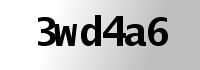
#> input picture captcha.jpg, 200 x 70 px
$ python captchaSolver.py   (Python 2 division)
#> lines starting #> are read from the running program, lines starting #| are printed output that depends on the picture
from PIL import Image
from pytesseract import image_to_string

def getLetters(image):
#> called with image = 'captcha.jpg'
    img = Image.open(image)
#> img is the input picture: PIL image 200x70 RGB; min 0, max 255, mean 194.3
    width = img.width
#> width = 200
    height = img.height
#> height = 70
    for w in range(width): # Turn RED and WHite
        for h in range(height):
            pixel = img.getpixel((w, h))
            if pixel[0] < 50 and pixel[1] < 50 and pixel[2] < 50:
                img.putpixel((w,h), (255,0,0))
            else:
                img.putpixel((w,h), (255,255,255))
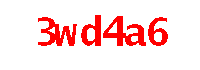
#> img: PIL image 200x70 RGB; mean R, G, B 255, 222.9, 222.9
#> (the run stopped early here; a loop or call above may not have finished)
